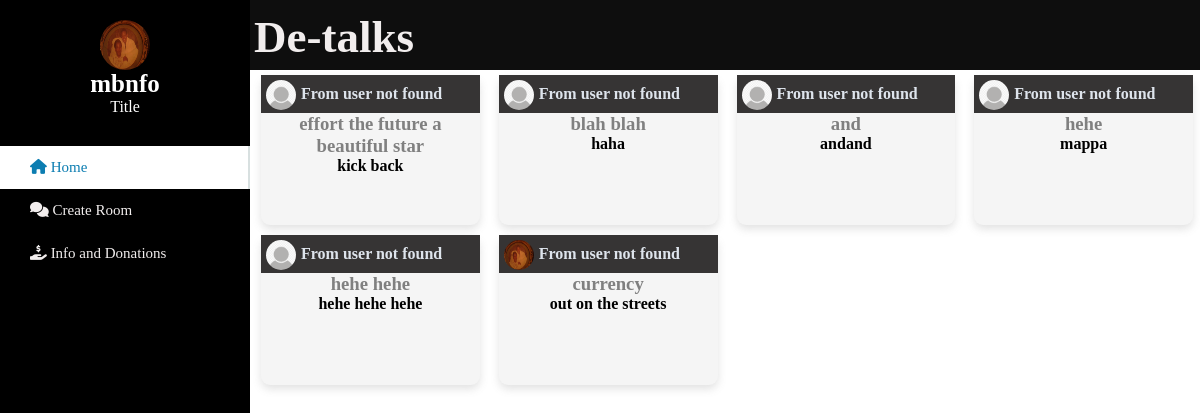
The page / (signed in) on the database its author committed.
### chat/models.py (models this page shows)
class Profile(models.Model):
    user = models.ForeignKey(User, on_delete=models.CASCADE)
    profileimg = models.ImageField(upload_to='static/media/media/images', default='/media/static/media/media/thisone.png')
    rooms = models.ManyToManyField(Room)
    vote = models.ManyToManyField(Option)
    voted_rooms = models.ManyToManyField(Room,related_name= 'voted_room', blank=True)
    maximum_rooms = models.IntegerField(default=0)
    def __str__(self):
        return self.user.username

class Room(models.Model):
    name = models.CharField(max_length=1000)
    topic = models.CharField(max_length=1000, default='this room deosnt have a topic up for discussion', null= True)
    opts = models.ManyToManyField(Option)
    total_votes = models.IntegerField(default = 0)
    user_count = models.IntegerField(default = 0)
    catagory = models.CharField(default= 'none', max_length=1000)
    time = models.DateTimeField(blank = True)
    pfp = models.ImageField(default='static/media/media/thisone.png')
    creator = models.CharField(default ='user not found', max_length=55)
    def __str__(self):
        return self.name

### chat/views.py (the view)
# urls.py: path('', views.home, name='home'),
@login_required(login_url='login')
def home(request):
    user = Profile.objects.get(user = request.user.id)
    room = Room.objects.all()
    for i in user.rooms.all():
        if i in expired:
            i.delete()
    return render(request, 'Home.html', {
        'room':room,
        'user':user,
    })

### templates/Home.html (shortened to what this page needs)
<html lang="en">
<head>
    <link rel="stylesheet" href="/static/style.css">
    <link rel="stylesheet" href="https://cdnjs.cloudflare.com/ajax/libs/font-awesome/6.2.1/css/all.min.css">
</head>
<body>
    <div class="wrapper">
        <div class="sidebar">
            <div class="profile">
                <img src="{{user.profileimg.url}}" alt="please reload">
                <h3>{{user}}</h3>
                <p>Title</p>
            </div>
            <ul>
                <li><a href="" class="active">
                    <span class="icon"><i class="fas fa-home"></i></span>
                    <span class="item">Home</span>
                </a></li>
                <li><a href="/create_room">
                    <span class="icon"><i class="fa-sharp fa-solid fa-comments"></i></span>
                    <span class="item">Create Room</span>
                </a></li>
                <li><a href="/describer">
                    <span class="icon"><i class="fa-solid fa-hand-holding-dollar"></i></span>
                    <span class="item">Info and Donations</span>
                </a></li>
            </ul>
        </div>
        <div class="section">
            <div class="topbar">
                <div class="title">
                    <a href="#"><h4>De-talks</h4></a>
                </div>
            </div>
            <div class="insidewrapper">
                {% for i in user.rooms.all %}
                <a href="{{i}}">
                <div class="chatrooms">
                    <div class="chatroom_img">
                    <img src="{{i.pfp.url}}" alt="">
                    <h4>From {{i.creator}} </h4>
                    </div>
                    <h3>{{i}}</h3>
                    <h4>{{i.topic}}</h4>
                </div>
                 </a>
                {% endfor %}
            </div>
        </div>
    </div>
</body>
</html>

### rows shown on the page
Profile: profileimg (picture), user.username "mbnfo"
Room: pfp (picture), creator "user not found", name "effort the future a beautiful star", topic "kick back"
Room: pfp (picture), creator "user not found", name "blah blah", topic "haha"
Room: pfp (picture), creator "user not found", name "and", topic "andand"
Room: pfp (picture), creator "user not found", name "hehe", topic "mappa"
Room: pfp (picture), creator "user not found", name "hehe hehe", topic "hehe hehe hehe"
Room: pfp (picture), creator "user not found", name "currency", topic "out on the streets"
